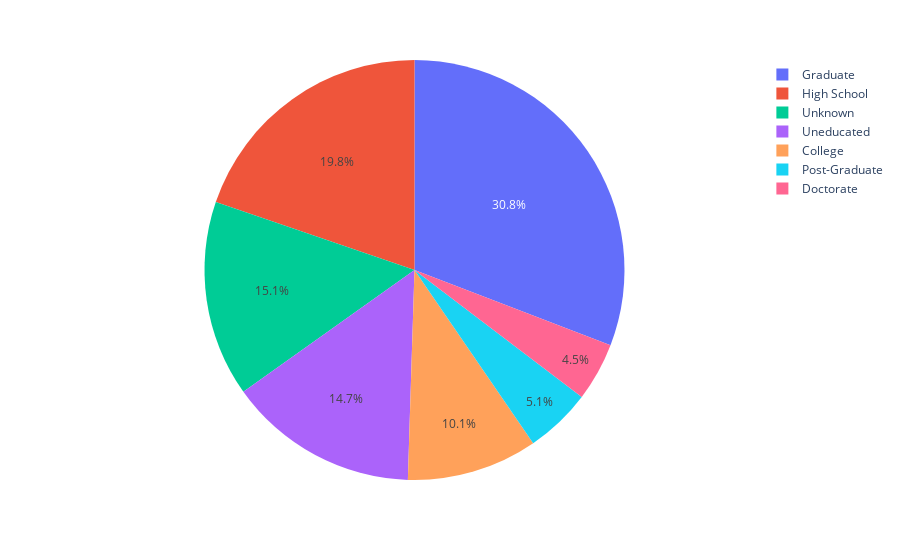

The code cell stored with this chart in its notebook:
### Markdown cell above
case 2

### Code cell
dfedulevel = df3[df3["Total_Trans_Ct"] > 30]["Education_Level"].value_counts().rename_axis('Education_Level').reset_index(name='counts')
print("Coba arahin cursor nya ke pie chartnya, nanti keluar detailnya")
print("kalian juga bisa klik kategori sebelah kanan buat ngeilangin beberapa kategori")

fig = px.pie(values = dfedulevel["counts"], names = dfedulevel["Education_Level"])
fig.show()

### Figure 1 — Plotly figure (JSON) as saved in the notebook; plotly's stock layout.template omitted (floating-point values rounded to 4 significant figures)
{"data": [{"domain": {"x": [0, 1], "y": [0, 1]}, "hovertemplate": "label=%{label}<br>value=%{value}<extra></extra>", "labels": ["Graduate", "High School", "Unknown", "Uneducated", "College", "Post-Graduate", "Doctorate"], "legendgroup": "", "name": "", "showlegend": true, "type": "pie", "values": [2908, 1863, 1422, 1382, 949, 481, 424]}], "layout": {"legend": {"tracegroupgap": 0}, "margin": {"t": 60}}}
